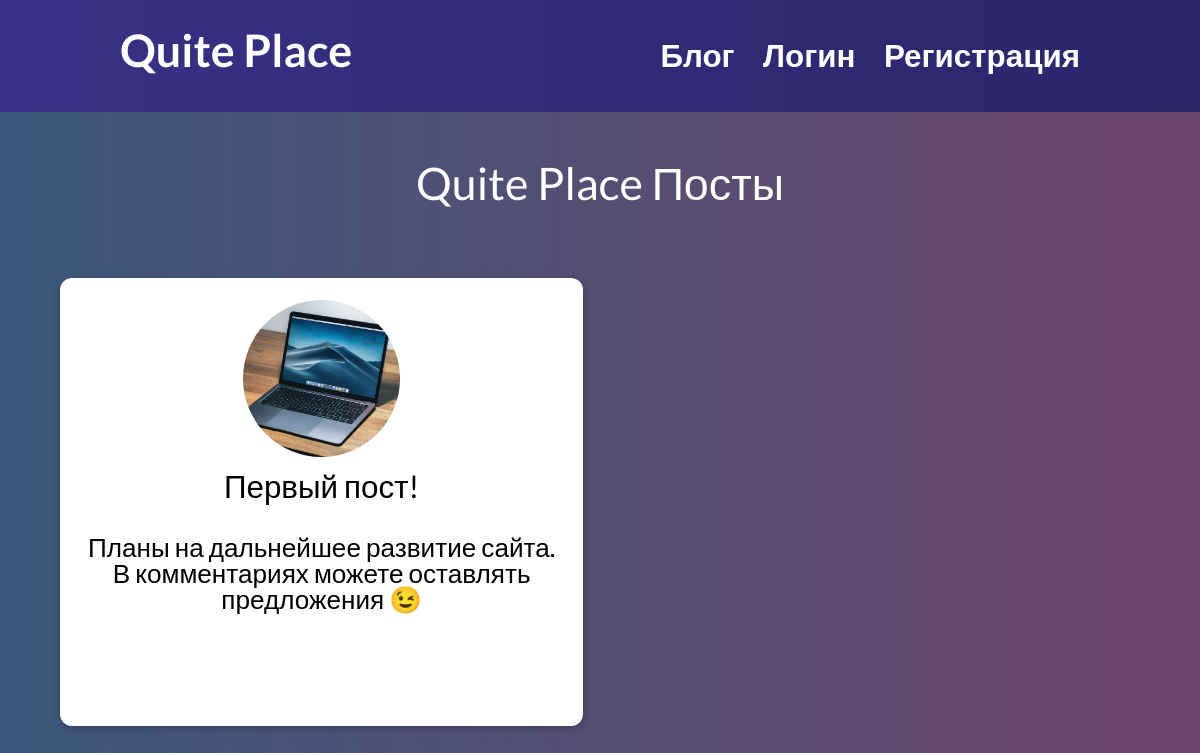
Screenshot of /blog/ with the database file from the repository.
### blog/models.py (models this page shows, shortened)
class Post(models.Model):
  title = models.CharField(max_length=100)
  excerpt = models.CharField(max_length=150)
  image = models.ImageField(upload_to='posts', null=True)
  date = models.DateTimeField(auto_now_add=True)
  slug = models.SlugField(unique=True, db_index=True)
  content = models.TextField()
  author = models.ForeignKey(
    Author, on_delete=models.SET_NULL, null=True, related_name='posts')
  tags = models.ManyToManyField(Tag)

### blog/views.py (the view)
# urls.py: path('', views.AllBlogsPage.as_view(), name='blog-page'),
class AllBlogsPage(View):
  def get(self, request):
    all_posts = Post.objects.all()
    return render(request, 'blog/index.html', {
      'all_posts': all_posts
    })

### blog/templates/blog/index.html (shortened to what this page needs)
{% extends 'base.html' %}
{% load static %}
{% block css_style %}
  <link rel="stylesheet" href="{% static 'blog/post.css' %}">
  <link rel="stylesheet" href="{% static 'blog/index.css' %}">
{% endblock  %}
{% block content %}
  <section id="all-posts">
    <h2>Quite Place Посты</h2>
    <ul>
      {% for post in all_posts %}
        {% include 'blog/includes/post.html' %}
      {% endfor %}
    </ul>
  </section>
{% endblock  %}

### blog/templates/blog/includes/post.html
<li>
  <article class="post">
    <a href="{% url 'detail-blog-page' post.slug %}">
      <img src="{{ post.image.url }}" alt="{{ post.title }}">
      <div class="post__content">
        <h3>{{ post.title }}</h3>
        <p>
          {{ post.excerpt}}
        </p>
      </div>
    </a>
  </article>
</li>

### static/app.css (style rules this page uses)
* { padding: 0; margin: 0; border: 0; }
*, *:before, *:after { -moz-box-sizing: border-box; -webkit-box-sizing: border-box; box-sizing: border-box; }
html, body { height: 100%; width: 100%; font-size: 100%; line-height: 1; font-size: 1.4rem; -ms-text-size-adjust: 100%; -moz-text-size-adjust: 100%; -webkit-text-size-adjust: 100%; }
a, a:visited { text-decoration: none; }
ul li { list-style: none; }
img { vertical-align: top; }
h1, h2, h3, h4, h5, h6 { font-size: inherit; font-weight: 400; }
body { background: linear-gradient( 90deg, #3c587c 0%, #6e456a 100% ); font-family: 'Lato', sans-serif; }

### blog/static/blog/post.css (style rules this page uses)
.post { display: flex; flex-direction: column; align-items: center; text-align: center; }
.post a { text-decoration: none; color: black; transition: all 0.2s ease; padding: 1rem; }
.post img { width: 5rem; height: 5rem; object-fit: cover; border-radius: 50%; }
.post h3 { margin: 0.5rem 0 1.25rem 0; }
.post p { font-size: smaller; }

### blog/static/blog/index.css (style rules this page uses)
body { background-color: #e7e7e7; }
#all-posts { margin: 7rem auto; width: 90%; max-width: 60rem; }
#all-posts h2 { text-align: center; font-size: 2rem; color: white; margin: 3rem 0; }
ul { list-style: none; margin: 0; padding: 0; display: grid; grid-template-columns: repeat(auto-fill, minmax(17rem, 1fr)); gap: 1.5rem; }
.post img { width: 7rem; height: 7rem; }
.post a { min-height: 20rem; min-width: 15rem; transform-origin: center; box-shadow: 0 2px 8px rgba(0, 0, 0, 0.25); border-radius: 12px; background-color: white; }

### rows the page displays
Post: image (picture), title "Первый пост!", excerpt "Планы на дальнейшее развитие сайта. В комментариях можете оставлять предложения 😉"
